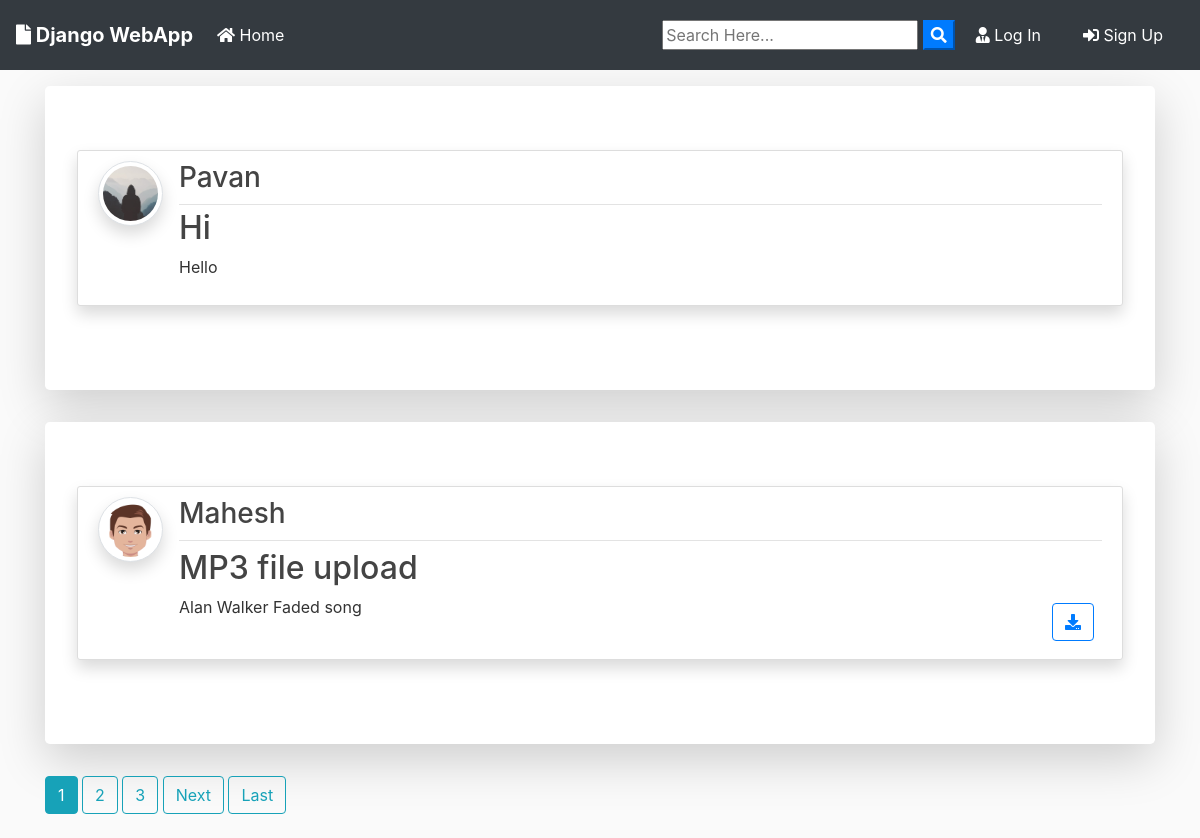
The page / on the database its author committed.
### blog/models.py (models this page shows, shortened)
class Post(models.Model):
	title = models.CharField(max_length=100)
	file = models.FileField(null=True,blank=True,upload_to='Files')
	content = models.TextField()
	date_posted = models.DateTimeField(default=timezone.now)
	author = models.ForeignKey(User, on_delete=models.CASCADE)

### users/models.py (models this page shows, shortened)
class Profile(models.Model):
    user = models.OneToOneField(User, on_delete=models.CASCADE)
    image = models.ImageField(default='default.jpg', upload_to='profile_pics')

### blog/views.py (the view)
# urls.py: path('', PostListView.as_view(), name='blog-home'),
class PostListView(ListView):
    model = Post
    template_name = 'blog/home.html'  # <app>/<model>_<viewtype>.html
    context_object_name = 'posts'
    ordering = ['-date_posted']
    paginate_by = 2

### blog/templates/blog/home.html (shortened to what this page needs)
{% extends "blog/base.html" %}
{% block content %}
    {% for post in posts %}
      <div class="jumbotron mt-3 bg-white shadow-lg">
      <article class="media content-section shadow">
        <a href="{{ post.author.profile.image.url }} " target="_blank"> <img src="{{ post.author.profile.image.url }}  " alt="" class="article-img rounded-circle img-thumbnail img-fluid shadow">
        </a>
        <div class="media-body">
          <div class="article-metadata d-flex justify-content-between">
            <a class="mr-2 " href="{% url 'user-posts' post.author.username  %}"><h3>{{ post.author }}</h3></a>
          </div>
          <h2><a class="article-title text-justify " href="{% url 'post-detail' post.id %}">{{ post.title }}</a></h2>
          <div class="d-flex justify-content-between">
            <p class="article-content text-justify text-truncate overflow-hidden">{{ post.content }}</p>
            {% if post.file %}
          <div class="form-group mt-0 pt-0  m-2">
            <a class="btn btn-outline-primary  btn-d "  href="{{ post.file.url }}"  download type="submit"><i class="fas fa-download"></i></a>
          </div>
          {% endif %}
          </div>
        </div>
      </article>
      </div>
    {% endfor %}
    {% if is_paginated %}
      {% for num in page_obj.paginator.page_range %}
        {% if page_obj.number == num %}
          <a class="btn btn-info mb-4" href="?page={{ num }}">{{ num }}</a>
        {% elif num > page_obj.number|add:'-3' and num < page_obj.number|add:'3' %}
          <a class="btn btn-outline-info mb-4" href="?page={{ num }}">{{ num }}</a>
        {% endif %}
      {% endfor %}
      {% if page_obj.has_next %}
        <a class="btn btn-outline-info mb-4" href="?page={{ page_obj.next_page_number }}">Next</a>
        <a class="btn btn-outline-info mb-4" href="?page={{ page_obj.paginator.num_pages }}">Last</a>
      {% endif %}
    {% endif %}
{% endblock content %}

### blog/static/blog/main.css (style rules this page uses)
body { background: #fafafa; color: #333333; margin-top: 0; }
h1, h2, h3, h4, h5, h6 { color: #444444; }
.content-section { background: #ffffff; padding: 10px 20px; border: 1px solid #dddddd; border-radius: 3px; margin-bottom: 20px; }
.article-title { color: #444444; }
.article-content { white-space: pre-line; }
.article-img { height: 65px; width: 65px; margin-right: 16px; }
.article-metadata { padding-bottom: 1px; margin-bottom: 4px; border-bottom: 1px solid #e3e3e3 }

### rows shown on the page
Post: author.profile.image (placeholder picture), author "Pavan", title "Hi", content "Hello"
Post: author.profile.image (picture), author "Mahesh", title "MP3 file upload", content "Alan Walker Faded song"

### other values the page prints
{{ num }} "1"
{{ num }} "2" "3"
